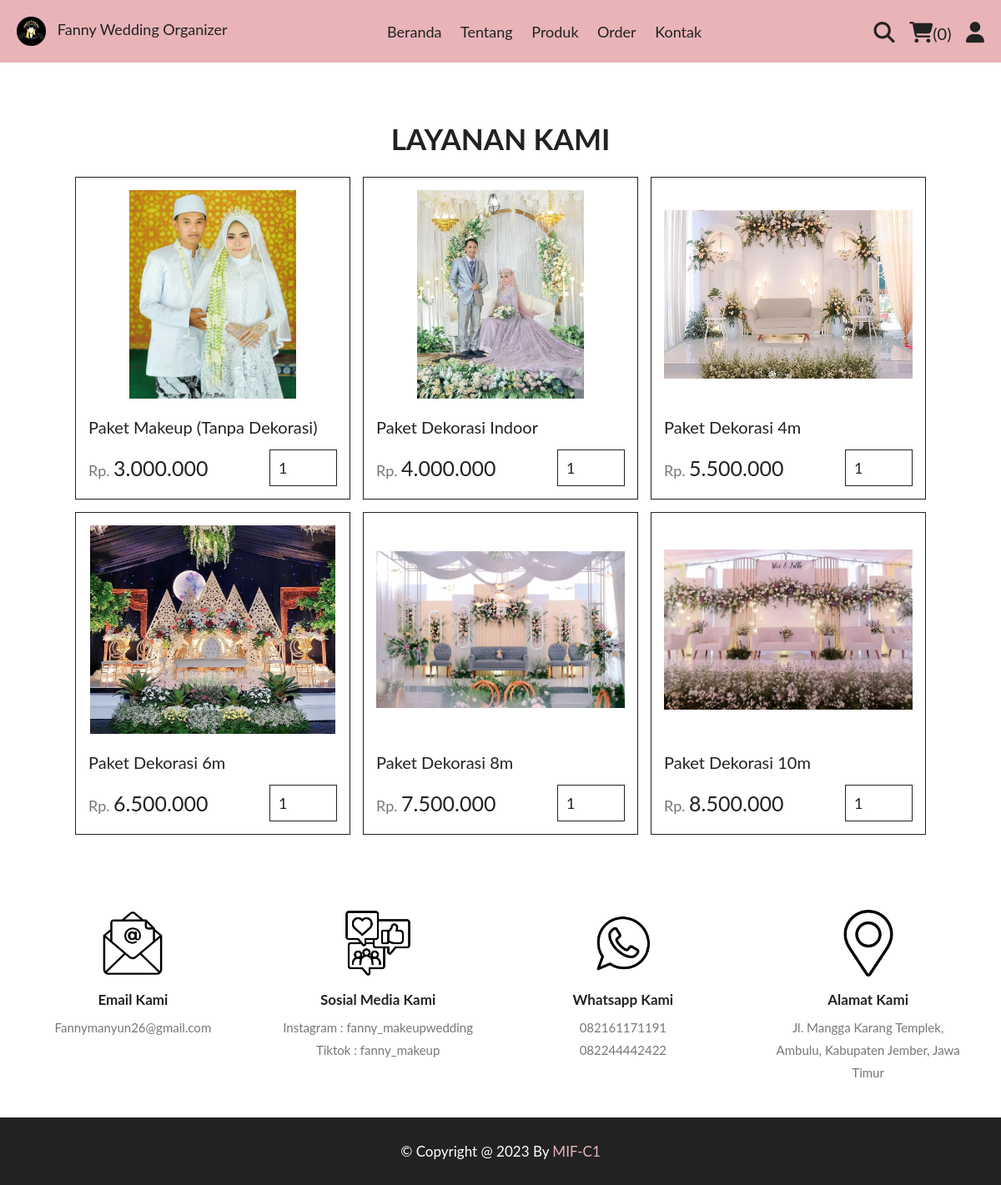
The app's page /category.php?category=Paket Wedding with its own data.
### tables this page shows
CREATE TABLE `products` (
  `id` int(11) NOT NULL,
  `name` varchar(50) NOT NULL,
  `category` varchar(50) NOT NULL,
  `keterangan` varchar(500) NOT NULL,
  `price` int(11) NOT NULL,
  `image` varchar(255) NOT NULL
);

### category.php (the view, shortened to what this page needs)
<?php
include 'components/connect.php';
?>
<!DOCTYPE html>
<html lang="en">
<head>
   <link rel="stylesheet" href="https://cdnjs.cloudflare.com/ajax/libs/font-awesome/6.1.1/css/all.min.css">
   <link rel="stylesheet" href="css/style.css">
</head>
<body>
<?php include 'components/user_header.php'; ?>
<section class="products">
   <h1 class="title">Layanan Kami</h1>
   <div class="box-container">
      <?php
         $category = $_GET['category'];
         $select_products = $conn->prepare("SELECT * FROM `products` WHERE category = ?");
         $select_products->execute([$category]);
         if($select_products->rowCount() > 0){
            while($fetch_products = $select_products->fetch(PDO::FETCH_ASSOC)){
      ?>
      <form action="" method="post" class="box">
         <img src="uploaded_img/<?= $fetch_products['image']; ?>" alt="">
         <div class="name"><?= $fetch_products['name']; ?></div>
         <div class="flex">
            <div class="price"><span>Rp. </span><?php echo " " . number_format($fetch_products['price'],0,',','.'); ?></div>
            <input type="number" name="qty" class="qty" min="1" max="99" value="1" maxlength="2">
         </div>
      </form>
      <?php
            }
         }else{
            echo '<p class="empty">no products added yet!</p>';
         }
      ?>
   </div>
</section>
<?php include 'components/footer.php'; ?>
</body>
</html>

### components/user_header.php (shortened to what this page needs)
<!DOCTYPE html>
<html lang="en">
<head>
   <link rel="stylesheet" href="css/head.css">
</head>
<body>
<header class="header">
   <section class="flex">
      <a class="logo" href="home.php">
        <img class="z" src="images/logofanny.png" width="35" height="35"> &nbsp; Fanny Wedding Organizer
      </a>
      <nav class="navbar">
         <a href="home.php">Beranda</a>
         <a href="about.php">Tentang</a>
         <a href="menu.php">Produk</a>
         <a href="orders.php">Order</a>
         <a href="contact.php">Kontak</a>
      </nav>
      <div class="icons">
         <?php
            $count_cart_items = $conn->prepare("SELECT * FROM `cart` WHERE user_id = ?");
            $count_cart_items->execute([$user_id]);
            $total_cart_items = $count_cart_items->rowCount();
         ?>
         <a href="search.php"><i class="fas fa-search"></i></a>
         <a href="cart.php"><i class="fas fa-shopping-cart"></i><span>(<?= $total_cart_items; ?>)</span></a>
         <div id="user-btn" class="fas fa-user"></div>
      </div>
   </section>
</header>
</body>
</html>

### components/footer.php (shortened to what this page needs)
<footer class="footer">
   <section class="grid">
      <div class="box">
         <img src="images/email-icon.png" alt="">
         <h3>Email Kami</h3>
         <a href="https://mail.google.com/mail/u/0/?view=cm&tf=1&fs=1&to=Fannymanyun26@gmail.com">Fannymanyun26@gmail.com</a>
      </div>
      <div class="box">
         <img src="images/alamat social-media.png" alt="">
         <h3>Sosial Media Kami</h3>
         <a href="https://instagram.com/fanny_makeupwedding?igshid=ZmVmZTY5ZGE=">Instagram : fanny_makeupwedding</a>
         <a href="https://www.tiktok.com/@fannysulistiowati?_t=8XyWlTeBsn3&_r=1">Tiktok : fanny_makeup</a>
      </div>
      <div class="box">
         <img src="images/alamat whatsapp.png" alt="">
         <h3>Whatsapp Kami</h3>
         <a href="whatsapp://send?&phone=+6282161171191">082161171191</a>
         <a href="whatsapp://send?&phone=+6282244442422">082244442422</a>
      </div>
      <div class="box">
         <img src="images/map-icon.png" alt="">
         <h3>Alamat Kami</h3>
         <a href="https://www.google.com/maps/place/8%C2%B022'02.4%22S+113%C2%B038'29.9%22E/@-8.3673267,113.6394358,17z/data=!3m1!4b1!4m5!3m4!1s0x0:0xceb6403cd55bc3c4!8m2!3d-8.3673267!4d113.6416245?hl=id">Jl. Mangga Karang Templek, Ambulu, Kabupaten Jember, Jawa Timur</a>
      </div>
   </section>
   <div class="credit">&copy; copyright @ <?= date('Y'); ?> by <span>MIF-C1</span> </div>
</footer>

### css/style.css (style rules this page uses)
:root { --color-custom : #E8B4B8; --yellow:#fed330; --red:rgb(158, 0, 0); --white:#fff; --black:#222; --light-color:#777; --border:.1rem solid var(--black); --pr-color : #E8B4B8; }
* { font-family: 'Lato' ,'Rubik', 'sans-serif'; margin:0; padding:0; box-sizing: border-box; outline: none; border: none; text-decoration: none; }
html { font-size: 62.5%; overflow-x: hidden; scroll-behavior: smooth; stop-opacity: 7rem; }
section { margin:0 auto; max-width: 1200px; padding:2rem; }
.title { text-align: center; margin-bottom: 2.5rem; font-size: 3.5rem; color:var(--black); text-transform: uppercase; padding-top: 5rem; }
.header { position: sticky; top:0; left:0; right:0; z-index: 1000; background: var(--pr-color); }
.header .flex { display:flex; align-items: center; justify-content: space-between; position: relative; float: none; }
.header .flex .logo { color:var(--black); font-size: large; }
.header .flex .navbar a { font-size: 1.8rem; color:var(--black); margin:0 1rem; transition: all .2s ease-in; }
.header .flex .icons > * { margin-left: 1.5rem; font-size: 2.5rem; color:var(--black); cursor: pointer; transition: all .2s ease-in; }
.header .flex .icons span { font-size: 2rem; }
.products .box-container { display: grid; grid-template-columns: repeat(auto-fit, 33rem); justify-content: center; align-items: flex-start; gap:1.5rem; }
.products .box-container .box { border:var(--border); padding:1.5rem; position: relative; overflow: hidden; }
.products .box-container .box img { height: 25rem; width: 100%; object-fit: contain; margin-bottom: 1rem; }
.products .box-container .box .name { font-size: 2rem; color:var(--black); margin:1rem 0; }
.products .box-container .box .flex { display: flex; align-items: center; gap:1rem; margin-top: 1.5rem; }
.products .box-container .box .flex .price { margin-right: auto; font-size: 2.5rem; color:var(--black); }
.products .box-container .box .flex .price span { color:var(--light-color); font-size: 1.8rem; }
.products .box-container .box .flex .qty { padding:1rem; border:var(--border); font-size: 1.8rem; color:var(--black); }
.footer .grid { display: grid; grid-template-columns: repeat(auto-fit, minmax(27rem, 1fr)); gap:1.5rem; align-items: flex-start; padding-top: 5rem; }
.footer .grid .box { padding:2rem; text-align: center; }
.footer .grid .box img { height: 8rem; width: 100%; object-fit: contain; margin-bottom: .5rem; }
.footer .grid .box h3 { margin:1rem 0; font-size: 1.7rem; color:var(--black); text-transform: capitalize; }
.footer .grid .box p, .footer .grid .box a { display: block; font-size: 1.5rem; color:var(--light-color); line-height: 1.8; }
.credit { padding:3rem 2rem; text-align: center; background-color: var(--black); color:var(--white); font-size: 1.7rem; text-transform: capitalize; }
.credit span { color:var(--pr-color); }

### css/head.css (style rules this page uses)
img.z { vertical-align:middle; }

### records on screen
products: image (picture), name "Paket Makeup (Tanpa Dekorasi)", price "3.000.000"
products: image (picture), name "Paket Dekorasi Indoor", price "4.000.000"
products: image (picture), name "Paket Dekorasi 4m", price "5.500.000"
products: image (picture), name "Paket Dekorasi 6m", price "6.500.000"
products: image (picture), name "Paket Dekorasi 8m", price "7.500.000"
products: image (picture), name "Paket Dekorasi 10m", price "8.500.000"

### other values on screen
$total_cart_items "0"
